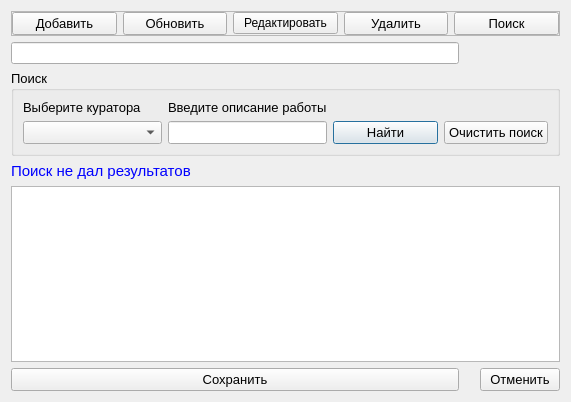
<?xml version="1.0" encoding="UTF-8"?>
<ui version="4.0">
 <class>Kur_rab</class>
 <widget class="QDialog" name="Kur_rab">
  <property name="geometry">
   <rect>
    <x>0</x>
    <y>0</y>
    <width>571</width>
    <height>402</height>
   </rect>
  </property>
  <property name="windowTitle">
   <string>Кураторские работы</string>
  </property>
  <layout class="QGridLayout" name="gridLayout_3">
   <item row="2" column="0" colspan="3">
    <widget class="QGroupBox" name="groupBox_search">
     <property name="font">
      <font>
       <pointsize>10</pointsize>
      </font>
     </property>
     <property name="title">
      <string>Поиск</string>
     </property>
     <layout class="QGridLayout" name="gridLayout" columnstretch="4,4,3,3">
      <item row="0" column="0">
       <widget class="QLabel" name="label">
        <property name="font">
         <font>
          <pointsize>10</pointsize>
         </font>
        </property>
        <property name="text">
         <string>Выберите куратора</string>
        </property>
       </widget>
      </item>
      <item row="0" column="1">
       <widget class="QLabel" name="label_2">
        <property name="font">
         <font>
          <pointsize>10</pointsize>
         </font>
        </property>
        <property name="text">
         <string>Введите описание работы</string>
        </property>
       </widget>
      </item>
      <item row="1" column="0">
       <widget class="QComboBox" name="comboBox_kutator">
        <property name="font">
         <font>
          <pointsize>10</pointsize>
         </font>
        </property>
       </widget>
      </item>
      <item row="1" column="1">
       <widget class="QLineEdit" name="lineEdit_nazvanie">
        <property name="font">
         <font>
          <pointsize>10</pointsize>
         </font>
        </property>
        <property name="clearButtonEnabled">
         <bool>true</bool>
        </property>
       </widget>
      </item>
      <item row="1" column="2">
       <widget class="QPushButton" name="pushButton_find">
        <property name="font">
         <font>
          <pointsize>10</pointsize>
         </font>
        </property>
        <property name="text">
         <string>Найти</string>
        </property>
        <property name="icon">
         <iconset resource="resourses.qrc">
          <normaloff>:/img/img/findOk.png</normaloff>:/img/img/findOk.png</iconset>
        </property>
       </widget>
      </item>
      <item row="1" column="3">
       <widget class="QPushButton" name="pushButton_clear">
        <property name="font">
         <font>
          <pointsize>10</pointsize>
         </font>
        </property>
        <property name="text">
         <string>Очистить поиск</string>
        </property>
        <property name="icon">
         <iconset resource="resourses.qrc">
          <normaloff>:/img/img/clear.png</normaloff>:/img/img/clear.png</iconset>
        </property>
       </widget>
      </item>
     </layout>
    </widget>
   </item>
   <item row="0" column="0" colspan="3">
    <widget class="QFrame" name="frame">
     <property name="frameShape">
      <enum>QFrame::StyledPanel</enum>
     </property>
     <property name="frameShadow">
      <enum>QFrame::Raised</enum>
     </property>
     <layout class="QGridLayout" name="gridLayout_2">
      <property name="leftMargin">
       <number>0</number>
      </property>
      <property name="topMargin">
       <number>0</number>
      </property>
      <property name="rightMargin">
       <number>0</number>
      </property>
      <property name="bottomMargin">
       <number>0</number>
      </property>
      <item row="0" column="2">
       <widget class="QPushButton" name="pushButton_update">
        <property name="font">
         <font>
          <pointsize>10</pointsize>
         </font>
        </property>
        <property name="text">
         <string>Обновить</string>
        </property>
        <property name="icon">
         <iconset resource="resourses.qrc">
          <normaloff>:/img/img/refresh.png</normaloff>:/img/img/refresh.png</iconset>
        </property>
       </widget>
      </item>
      <item row="0" column="0">
       <widget class="QPushButton" name="pushButton_add">
        <property name="font">
         <font>
          <pointsize>10</pointsize>
         </font>
        </property>
        <property name="text">
         <string>Добавить</string>
        </property>
        <property name="icon">
         <iconset resource="resourses.qrc">
          <normaloff>:/img/img/add.png</normaloff>:/img/img/add.png</iconset>
        </property>
       </widget>
      </item>
      <item row="0" column="5">
       <widget class="QPushButton" name="pushButton_search">
        <property name="font">
         <font>
          <pointsize>10</pointsize>
         </font>
        </property>
        <property name="text">
         <string>Поиск</string>
        </property>
        <property name="icon">
         <iconset resource="resourses.qrc">
          <normaloff>:/img/img/find.png</normaloff>:/img/img/find.png</iconset>
        </property>
       </widget>
      </item>
      <item row="0" column="4">
       <widget class="QPushButton" name="pushButton_del">
        <property name="font">
         <font>
          <pointsize>10</pointsize>
         </font>
        </property>
        <property name="text">
         <string>Удалить</string>
        </property>
        <property name="icon">
         <iconset resource="resourses.qrc">
          <normaloff>:/img/img/delete.png</normaloff>:/img/img/delete.png</iconset>
        </property>
       </widget>
      </item>
      <item row="0" column="3">
       <widget class="QPushButton" name="pushButton_edit">
        <property name="text">
         <string>Редактировать</string>
        </property>
        <property name="icon">
         <iconset resource="resourses.qrc">
          <normaloff>:/img/img/edit.png</normaloff>:/img/img/edit.png</iconset>
        </property>
       </widget>
      </item>
     </layout>
    </widget>
   </item>
   <item row="5" column="0">
    <widget class="QPushButton" name="pushButton_save">
     <property name="font">
      <font>
       <pointsize>10</pointsize>
      </font>
     </property>
     <property name="text">
      <string>Сохранить</string>
     </property>
     <property name="icon">
      <iconset resource="resourses.qrc">
       <normaloff>:/img/img/save.png</normaloff>:/img/img/save.png</iconset>
     </property>
    </widget>
   </item>
   <item row="3" column="0" colspan="2">
    <widget class="QLabel" name="label_result">
     <property name="maximumSize">
      <size>
       <width>16777215</width>
       <height>20</height>
      </size>
     </property>
     <property name="font">
      <font>
       <pointsize>11</pointsize>
      </font>
     </property>
     <property name="styleSheet">
      <string notr="true">color:rgb(0, 0, 255)</string>
     </property>
     <property name="text">
      <string>Поиск не дал результатов</string>
     </property>
    </widget>
   </item>
   <item row="5" column="1">
    <widget class="QLabel" name="label_naideno">
     <property name="font">
      <font>
       <pointsize>12</pointsize>
      </font>
     </property>
     <property name="styleSheet">
      <string notr="true">color:rgb(85, 0, 255)</string>
     </property>
     <property name="text">
      <string/>
     </property>
    </widget>
   </item>
   <item row="5" column="2">
    <widget class="QPushButton" name="pushButton_cancel">
     <property name="font">
      <font>
       <pointsize>10</pointsize>
      </font>
     </property>
     <property name="text">
      <string>Отменить</string>
     </property>
     <property name="icon">
      <iconset resource="resourses.qrc">
       <normaloff>:/img/img/cancel.png</normaloff>:/img/img/cancel.png</iconset>
     </property>
    </widget>
   </item>
   <item row="4" column="0" colspan="3">
    <widget class="QTableView" name="tableView">
     <property name="font">
      <font>
       <pointsize>10</pointsize>
      </font>
     </property>
     <property name="alternatingRowColors">
      <bool>true</bool>
     </property>
     <property name="selectionMode">
      <enum>QAbstractItemView::SingleSelection</enum>
     </property>
     <property name="selectionBehavior">
      <enum>QAbstractItemView::SelectRows</enum>
     </property>
    </widget>
   </item>
   <item row="1" column="0">
    <widget class="QLineEdit" name="lineEdit"/>
   </item>
  </layout>
 </widget>
 <resources>
  <include location="resourses.qrc"/>
 </resources>
 <connections/>
</ui>
